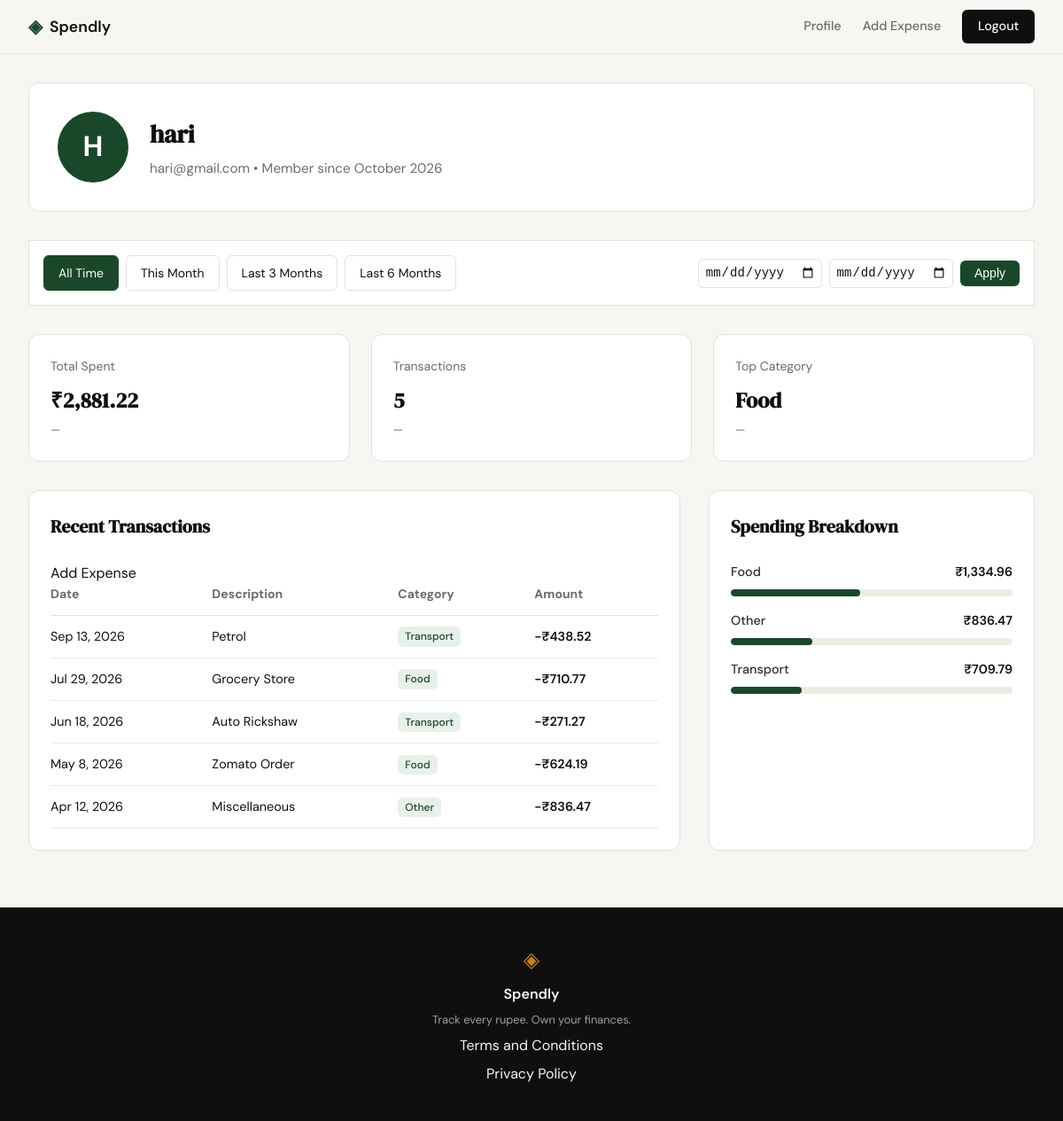
/profile (signed in), run on an earlier commit of the app's database.
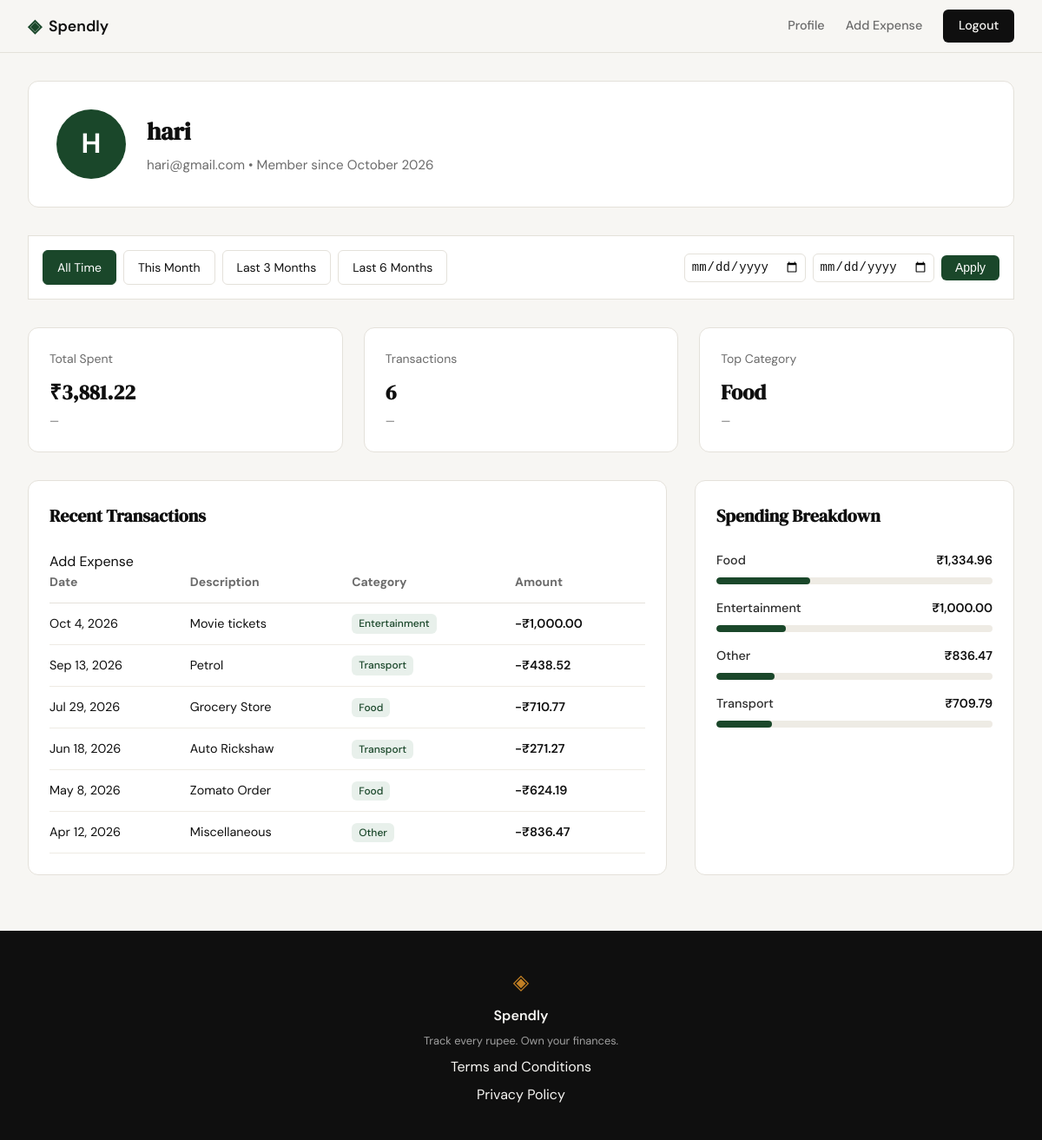
And on a later commit of the database.
### tables this page shows
CREATE TABLE users (
                id INTEGER PRIMARY KEY AUTOINCREMENT,
                name TEXT NOT NULL,
                email TEXT UNIQUE NOT NULL,
                password_hash TEXT NOT NULL,
                created_at TEXT DEFAULT (datetime('now'))
            );

CREATE TABLE expenses (
                id INTEGER PRIMARY KEY AUTOINCREMENT,
                user_id INTEGER NOT NULL,
                amount REAL NOT NULL,
                category TEXT NOT NULL,
                date TEXT NOT NULL,
                description TEXT,
                created_at TEXT DEFAULT (datetime('now')),
                FOREIGN KEY (user_id) REFERENCES users (id)
            );

### app.py (the view)
@app.route("/profile")
@login_required
def profile():
    uid = session["user_id"]
    user_info = get_user_by_id(uid)
    if not user_info:
        abort(404)
    date_from = request.args.get("date_from")
    date_to = request.args.get("date_to")
    validated_from, validated_to, error = validate_date_range(date_from, date_to)
    if error:
        flash(error)
    presets = calculate_date_presets()
    name_parts = user_info["name"].split()
    initials = "".join([p[0].upper() for p in name_parts if p])
    user_info["initials"] = initials if initials else "?"
    stats_data = get_summary_stats(uid, validated_from, validated_to)
    summary_stats = [
        {"label": "Total Spent", "value": f"₹{stats_data['total_spent']:,.2f}", "trend": "—"},
        {"label": "Transactions", "value": str(stats_data['transaction_count']), "trend": "—"},
        {"label": "Top Category", "value": stats_data['top_category'], "trend": "—"}
    ]
    raw_transactions = get_recent_transactions(uid, date_from=validated_from, date_to=validated_to)
    transactions = []
    for tx in raw_transactions:
        dt = datetime.strptime(tx["date"], "%Y-%m-%d")
        formatted_date = dt.strftime("%b %-d, %Y")
        formatted_amount = f"-₹{tx['amount']:,.2f}"
        transactions.append({
            "date": formatted_date,
            "description": tx["description"],
            "category": tx["category"],
            "amount": formatted_amount
        })
    raw_categories = get_category_breakdown(uid, date_from=validated_from, date_to=validated_to)
    categories = []
    for cat in raw_categories:
        categories.append({
            "name": cat["name"],
            "amount": f"₹{cat['amount']:,.2f}",
            "percentage": cat["pct"]
        })
    return render_template(
        "profile.html",
        user=user_info,
        stats=summary_stats,
        transactions=transactions,
        categories=categories,
        date_from=validated_from,
        date_to=validated_to,
        presets=presets
    )

### app.py (called while the page is built)
def login_required(f):
    @wraps(f)
    def decorated_function(*args, **kwargs):
        if "user_id" not in session:
            flash("Please sign in to access this page.")
            return redirect(url_for("login"))
        return f(*args, **kwargs)
    return decorated_function

### database/db.py (called while the page is built)
def get_db():
    conn = sqlite3.connect(DB_PATH)
    conn.row_factory = sqlite3.Row
    conn.execute("PRAGMA foreign_keys = ON")
    return conn

### database/queries.py (called while the page is built)
def get_user_by_id(user_id):
    with get_db() as conn:
        user = conn.execute(
            "SELECT name, email, created_at FROM users WHERE id = ?",
            (user_id,)
        ).fetchone()
        if user:
            date_str = user['created_at'].replace('T', ' ')
            if '.' in date_str:
                date_str = date_str.split('.')[0]
            dt = datetime.strptime(date_str, '%Y-%m-%d %H:%M:%S')
            member_since = dt.strftime('%B %Y')
            return {
                "name": user['name'],
                "email": user['email'],
                "member_since": member_since
            }
        return None

def get_recent_transactions(user_id, limit=10, date_from=None, date_to=None):
    with get_db() as conn:
        query = "SELECT date, description, category, amount FROM expenses WHERE user_id = ?"
        params = [user_id]
        if date_from:
            query += " AND date >= ?"
            params.append(date_from)
        if date_to:
            query += " AND date <= ?"
            params.append(date_to)
        query += " ORDER BY date DESC LIMIT ?"
        params.append(limit)
        cursor = conn.execute(query, params)
        return [
            {
                "date": row["date"],
                "description": row["description"],
                "category": row["category"],
                "amount": row["amount"]
            }
            for row in cursor
        ]

### templates/profile.html
{% extends "base.html" %}
{% block head %}
    <link rel="stylesheet" href="{{ url_for('static', filename='css/profile.css') }}">
{% endblock %}
{% block content %}
<div class="profile-container">
    <section class="profile-card">
        <div class="profile-avatar">
            {{ user.initials }}
        </div>
        <div class="profile-details">
            <h1>{{ user.name }}</h1>
            <p>{{ user.email }} &bull; Member since {{ user.member_since }}</p>
        </div>
    </section>
    <section class="profile-filter-bar">
        <div class="filter-presets">
            <a href="{{ url_for('profile') }}"
               class="preset-btn {{ 'active' if not date_from and not date_to }}">All Time</a>
            <a href="{{ url_for('profile', date_from=presets.this_month.from, date_to=presets.this_month.to) }}"
               class="preset-btn {{ 'active' if date_from == presets.this_month.from and date_to == presets.this_month.to }}">This Month</a>
            <a href="{{ url_for('profile', date_from=presets.three_months.from, date_to=presets.three_months.to) }}"
               class="preset-btn {{ 'active' if date_from == presets.three_months.from and date_to == presets.three_months.to }}">Last 3 Months</a>
            <a href="{{ url_for('profile', date_from=presets.six_months.from, date_to=presets.six_months.to) }}"
               class="preset-btn {{ 'active' if date_from == presets.six_months.from and date_to == presets.six_months.to }}">Last 6 Months</a>
        </div>
        <form class="custom-range-form" method="GET">
            <input type="date" name="date_from" value="{{ date_from or '' }}">
            <input type="date" name="date_to" value="{{ date_to or '' }}">
            <button type="submit" class="apply-btn">Apply</button>
        </form>
    </section>
    <section class="stats-grid">
        {% for stat in stats %}
        <div class="stat-tile">
            <span class="stat-label">{{ stat.label }}</span>
            <span class="stat-value">{{ stat.value }}</span>
            <span class="stat-trend">{{ stat.trend }}</span>
        </div>
        {% endfor %}
    </section>
    <div class="profile-main">
        <section class="data-card">
            <div class="card-header">
                <h2>Recent Transactions</h2>
                <a href="{{ url_for('add_expense') }}" class="btn-add">Add Expense</a>
            </div>
            <table class="transaction-table">
                <thead>
                    <tr>
                        <th>Date</th>
                        <th>Description</th>
                        <th>Category</th>
                        <th>Amount</th>
                    </tr>
                </thead>
                <tbody>
                    {% for tx in transactions %}
                    <tr>
                        <td>{{ tx.date }}</td>
                        <td>{{ tx.description }}</td>
                        <td><span class="category-badge">{{ tx.category }}</span></td>
                        <td style="font-weight: 600;">{{ tx.amount }}</td>
                    </tr>
                    {% endfor %}
                </tbody>
            </table>
        </section>
        <section class="data-card">
            <h2>Spending Breakdown</h2>
            <div class="category-list">
                {% for cat in categories %}
                <div class="category-item">
                    <div class="category-info">
                        <span class="category-name">{{ cat.name }}</span>
                        <span class="category-amount">{{ cat.amount }}</span>
                    </div>
                    <div class="progress-bar-track">
                        <div class="progress-bar-fill" style="width: {{ cat.percentage }}%;"></div>
                    </div>
                </div>
                {% endfor %}
            </div>
        </section>
    </div>
</div>
{% endblock %}

### templates/base.html (shortened to what this page needs)
<!DOCTYPE html>
<html lang="en">
<head>
    <link rel="stylesheet" href="{{ url_for('static', filename='css/style.css') }}">
    {% block head %}{% endblock %}
</head>
<body>
    <nav class="navbar">
        <div class="nav-inner">
            <a href="{{ url_for('landing') }}" class="nav-brand">
                <span class="brand-icon">◈</span>
                <span class="brand-name">Spendly</span>
            </a>
            <div class="nav-links">
                {% if session.get('user_id') %}
                    <a href="{{ url_for('profile') }}">Profile</a>
                    <a href="{{ url_for('add_expense') }}">Add Expense</a>
                    <a href="{{ url_for('logout') }}" class="nav-cta">Logout</a>
                {% else %}
                    <a href="{{ url_for('login') }}">Sign in</a>
                    <a href="{{ url_for('register') }}" class="nav-cta">Get started</a>
                {% endif %}
            </div>
        </div>
    </nav>
    <main class="main-content">
        {% block content %}{% endblock %}
    </main>
    <footer class="footer">
        <div class="footer-inner">
            <span class="brand-icon">◈</span>
            <span class="footer-name">Spendly</span>
            <p class="footer-copy">Track every rupee. Own your finances.</p>
            <a href="{{ url_for('terms') }}">Terms and Conditions</a>
            <a href="{{ url_for('privacy') }}">Privacy Policy</a>
        </div>
    </footer>
</body>
</html>

### static/css/style.css (style rules this page uses)
:root { --ink: #0f0f0f; --ink-soft: #2d2d2d; --ink-muted: #6b6b6b; --ink-faint: #a0a0a0; --paper: #f7f6f3; --paper-warm: #f0ede6; --paper-card: #ffffff; --accent: #1a472a; --accent-light: #e8f0eb; --accent-2: #c17f24; --accent-2-light: #fdf3e3; --danger: #c0392b; --danger-light: #fdecea; --border: #e4e1da; --border-soft: #eeebe4; --font-display: 'DM Serif Display', Georgia, serif; --font-body: 'DM Sans', system-ui, sans-serif; --max-width: 1200px; --auth-width: 440px; --radius-sm: 6px; --radius-md: 12px; --radius-lg: 20px; }
*, *::before, *::after { box-sizing: border-box; margin: 0; padding: 0; }
html { font-size: 16px; scroll-behavior: smooth; }
body { background: var(--paper); color: var(--ink); font-family: var(--font-body); font-size: 1rem; line-height: 1.6; -webkit-font-smoothing: antialiased; }
a { color: inherit; text-decoration: none; }
.navbar { position: sticky; top: 0; z-index: 100; background: var(--paper); border-bottom: 1px solid var(--border); padding: 0 2rem; }
.nav-inner { max-width: var(--max-width); margin: 0 auto; height: 60px; display: flex; align-items: center; justify-content: space-between; }
.nav-brand { display: flex; align-items: center; gap: 0.5rem; font-family: var(--font-body); font-weight: 600; font-size: 1.1rem; color: var(--ink); }
.brand-icon { color: var(--accent); font-size: 1.3rem; }
.brand-name { color: var(--ink); }
.nav-links { display: flex; align-items: center; gap: 1.5rem; font-size: 0.9rem; font-weight: 500; }
.nav-links a { color: var(--ink-muted); transition: color 0.2s; }
.nav-cta { background: var(--ink) !important; color: var(--paper) !important; padding: 0.45rem 1.1rem; border-radius: var(--radius-sm); transition: background 0.2s !important; }
.main-content { min-height: calc(100vh - 60px - 100px); }
.stat-label { display: block; font-size: 0.85rem; color: var(--ink-muted); margin-bottom: 8px; }
.stat-value { display: block; font-family: var(--font-display); font-size: 1.5rem; font-weight: 700; color: var(--ink); }
.stat-trend { display: block; font-size: 0.8rem; color: var(--ink-muted); margin-top: 4px; }
.footer { background: var(--ink); color: var(--paper); padding: 2.5rem 2rem; text-align: center; }
.footer-inner { display: flex; flex-direction: column; align-items: center; gap: 0.4rem; }
.footer .brand-icon { color: var(--accent-2); font-size: 1.5rem; }
.footer-name { font-weight: 600; font-size: 1rem; }
.footer-copy { font-size: 0.8rem; color: var(--ink-faint); }

What changed in the data, as far as the page shows it:
added expenses: date "Oct 4, 2026", description "Movie tickets", category "Entertainment", amount "-₹1,000.00"
Also different on the page:
{{ cat.percentage }}: 46 → 34 (drawn)
{{ cat.percentage }}: 29 → 21 (drawn)
{{ cat.percentage }}: 25 → 20 (drawn)
new list line: "Total Spent ₹3,881.22 —"
new list line: "Transactions 6 —"
new list line: "Entertainment ₹1,000.00"
list line gone: "Total Spent ₹2,881.22 —"
list line gone: "Transactions 5 —"
